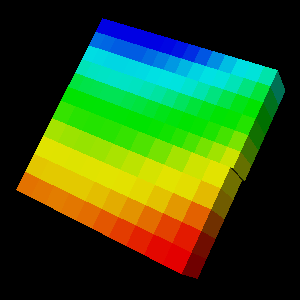

Python code for this plot:
#!/usr/bin/env python

# Read EnSight nfaced binary case file and render Pressure field.

import os

import vtkmodules.vtkInteractionStyle  # noqa: F401
import vtkmodules.vtkRenderingFreeType  # noqa: F401
import vtkmodules.vtkRenderingOpenGL2  # noqa: F401

from vtkmodules.vtkFiltersGeometry import vtkDataSetSurfaceFilter
from vtkmodules.vtkIOEnSight import vtkGenericEnSightReader
from vtkmodules.vtkRenderingCore import (
    vtkActor,
    vtkCompositePolyDataMapper,
    vtkRenderWindow,
    vtkRenderWindowInteractor,
    vtkRenderer,
)

# Source
data_dir = os.environ.get("VPE_DATA_DIR", os.path.dirname(os.path.abspath(__file__)))

# Read EnSight case file
ensight_reader = vtkGenericEnSightReader()
ensight_reader.SetCaseFileName(os.path.join(data_dir, "EnSight", "TEST_bin.case"))

# Extract surface
surface_filter = vtkDataSetSurfaceFilter()
surface_filter.SetInputConnection(ensight_reader.GetOutputPort())

# Mapper
composite_mapper = vtkCompositePolyDataMapper()
composite_mapper.SetInputConnection(surface_filter.GetOutputPort())
composite_mapper.SetColorModeToMapScalars()
composite_mapper.SetScalarModeToUseCellFieldData()
composite_mapper.ColorByArrayComponent("Pressure", 0)
composite_mapper.SetScalarRange(0.121168, 0.254608)

# Actor
ensight_actor = vtkActor()
ensight_actor.SetMapper(composite_mapper)

# Renderer
renderer = vtkRenderer()
renderer.AddActor(ensight_actor)

# Render window
render_window = vtkRenderWindow()
render_window.AddRenderer(renderer)
render_window.SetWindowName("ensight nfaced bin")
render_window.SetMultiSamples(0)
render_window.SetSize(300, 300)

# Interactor
interactor = vtkRenderWindowInteractor()
interactor.SetRenderWindow(render_window)

# Scene
camera = renderer.GetActiveCamera()
camera.SetPosition(0.643568, 0.424804, -0.477458)
camera.SetFocalPoint(0.894177, 0.490735, 0.028153)
camera.SetViewAngle(30)
camera.SetViewUp(0.338885, 0.896657, -0.284892)
renderer.ResetCameraClippingRange()

interactor.Initialize()
interactor.Start()
